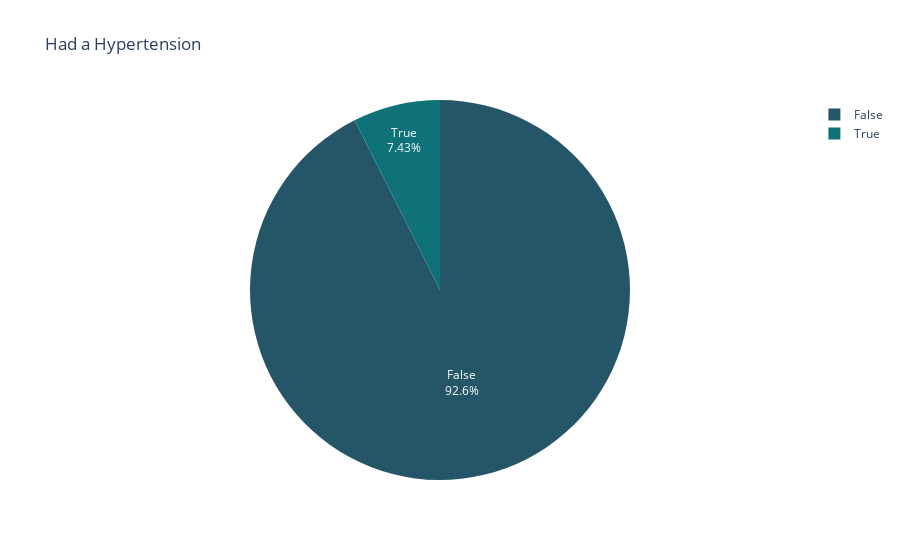

Here is the notebook cell this chart was saved with:
### Markdown cell above
#### + Bệnh huyết áp

### Code cell
hypertension = dict(df['hypertension'].value_counts())
fig = px.pie(names =['False','True'],values = hypertension.values(),title = 'Had a Hypertension',color_discrete_sequence=px.colors.sequential.Aggrnyl)
fig.update_traces(textposition='inside', textinfo='percent+label')

### Figure 1 — Plotly figure (JSON) as saved in the notebook; plotly's stock layout.template omitted (floating-point values rounded to 4 significant figures)
{"data": [{"domain": {"x": [0, 1], "y": [0, 1]}, "hovertemplate": "label=%{label}<br>value=%{value}<extra></extra>", "labels": ["False", "True"], "legendgroup": "", "name": "", "showlegend": true, "textinfo": "percent+label", "textposition": "inside", "type": "pie", "values": [4064, 326]}], "layout": {"legend": {"tracegroupgap": 0}, "piecolorway": ["rgb(36, 86, 104)", "rgb(15, 114, 121)", "rgb(13, 143, 129)", "rgb(57, 171, 126)", "rgb(110, 197, 116)", "rgb(169, 220, 103)", "rgb(237, 239, 93)"], "title": {"text": "Had a Hypertension"}}}
